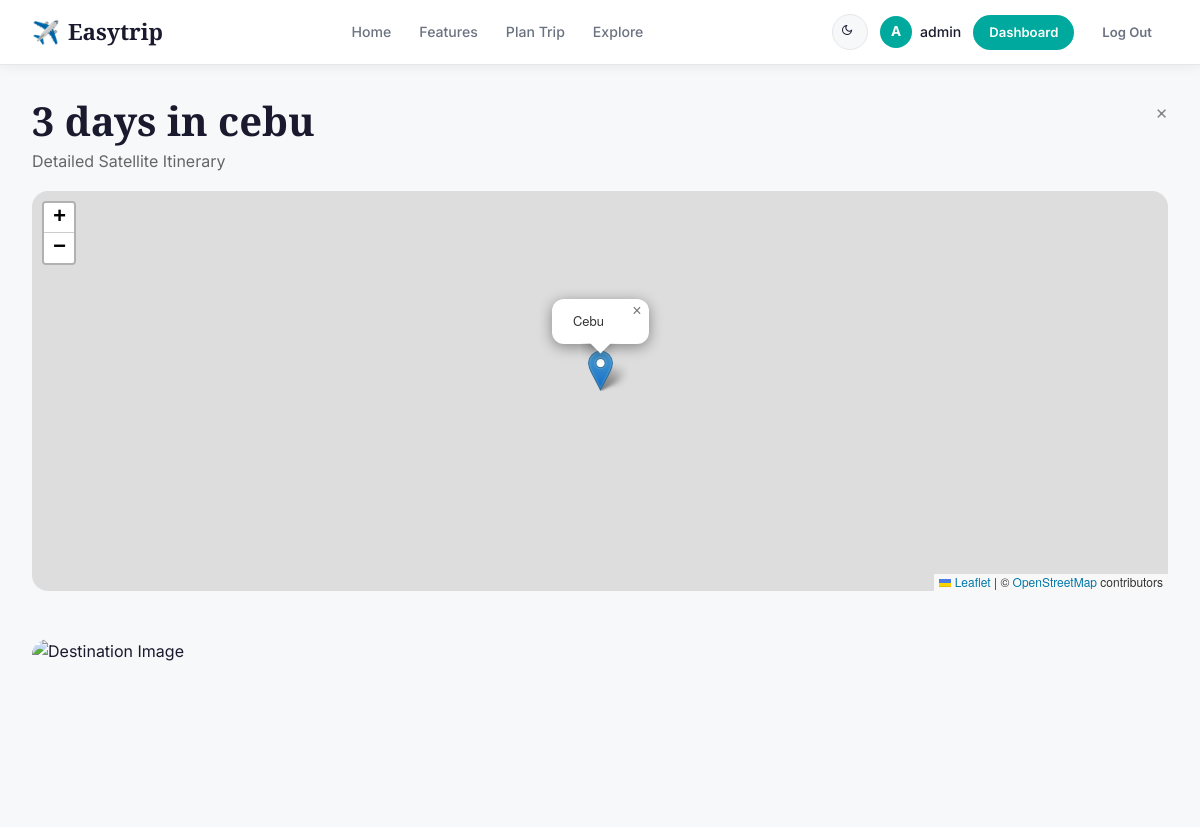
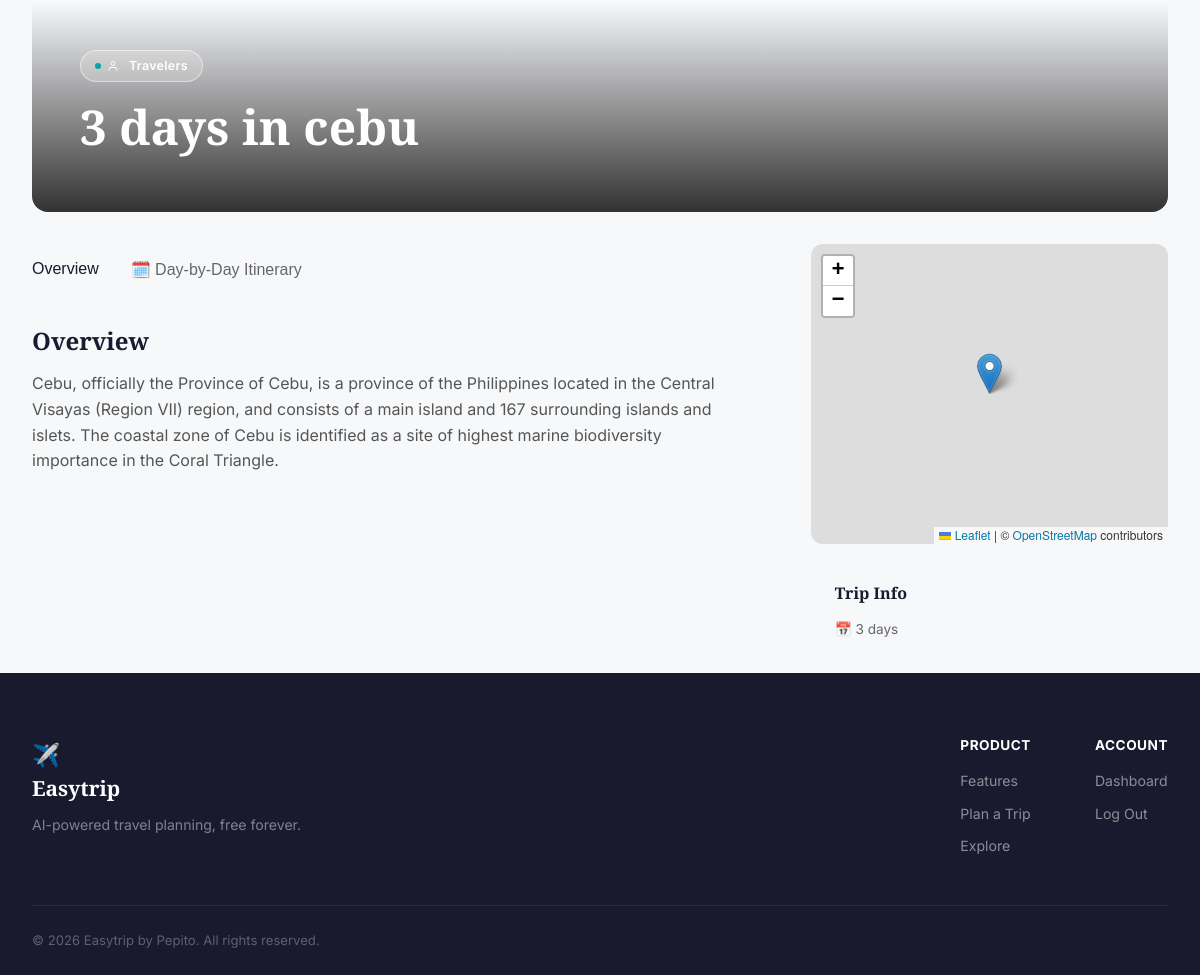
Page /trip/26/ (signed in) on the committed database (2 pictures, top to bottom).
### planner/models.py (models this page shows, shortened)
class Trip(models.Model):
    user = models.ForeignKey(User, on_delete=models.CASCADE, null=True, blank=True)
    destination = models.CharField(max_length=200)
    trip_length = models.IntegerField(default=3)
    group_size = models.CharField(max_length=50, blank=True)
    start_date = models.DateField(null=True, blank=True)
    end_date = models.DateField(null=True, blank=True)
    interests = models.JSONField(default=list, blank=True)
    budget_total = models.DecimalField(max_digits=12, decimal_places=2, null=True, blank=True)
    budget_currency = models.CharField(max_length=10, default='USD', blank=True)
    budget_breakdown = models.JSONField(default=dict, blank=True)  # e.g. {"accommodation": 100, "food": 150, ...}
    title = models.CharField(max_length=200, blank=True)
    overview = models.TextField(blank=True)
    image_url = models.URLField(max_length=500, blank=True)
    latitude = models.FloatField(null=True, blank=True)
    longitude = models.FloatField(null=True, blank=True)
    created_at = models.DateTimeField(default=timezone.now)

### planner/views.py (the view, shortened to what this page needs)
# urls.py: path('trip/<int:trip_id>/', views.trip_detail, name='trip_detail'),
def trip_detail(request, trip_id):
    trip = get_object_or_404(Trip, id=trip_id)
    days = trip.days.all()
    recommended_spots = []
    breakdown_total = 0
    budget_exceeded = False
    if trip.budget_total and trip.budget_breakdown:
        breakdown_total = sum(
            float(v) for k, v in trip.budget_breakdown.items()
            if isinstance(v, (int, float))
        )
        budget_exceeded = breakdown_total > float(trip.budget_total)
    parsed_days = []
    for day in days:
        try:
            parsed_days.append(json.loads(day.description))
        except (json.JSONDecodeError, TypeError):
            parsed_days.append(None)
    context = {
        'trip': trip,
        'days': days,
        'parsed_days': parsed_days,
        'has_generated': any(d is not None for d in parsed_days),
        'recommended_spots': recommended_spots,
        'budget_exceeded': budget_exceeded,
        'breakdown_total': breakdown_total,
        'mapbox_token': settings.MAPBOX_TOKEN,
    }
    return render(request, 'detail.html', context)

### templates/detail.html (shortened to what this page needs)
{% extends 'base.html' %}
{% load static %}
{% block extra_head %}
<link rel="stylesheet" href="https://unpkg.com/leaflet@1.9.4/dist/leaflet.css"
 />
{% endblock %}
{% block content %}
<div class="detail-container" style="margin-top: 2rem;">
    <div style="margin-bottom: 1rem; position: relative;">
        <a href="{% url 'home' %}" style="position:absolute;right:0;top:0;color:#888;text-decoration:none;font-size:1.2rem;">×</a>
        <h1 style="font-size: 2.5rem; margin-bottom: 0.25rem;">{{ trip.title|default:"Trip" }}</h1>
        <p style="color: #666;">Detailed Satellite Itinerary</p>
    </div>
    <div id="map" style="margin-bottom: 3rem;"></div>
    <div class="detail-hero">
        <img src="{{ trip.image_url|default:'https://images.unsplash.com/photo-1476514525535-07fb3b4ae5f1?auto=format&fit=crop&q=80&w=1200' }}"
            alt="Destination Image">
        <div class="detail-hero-content">
            <span class="pill-tag" style="background-color:rgba(255,255,255,0.2);color:white;border:1px solid rgba(255,255,255,0.5);">
                <svg width="12" height="12" viewBox="0 0 24 24" fill="none" stroke="currentColor" stroke-width="2" style="vertical-align:middle;margin-right:4px;">
                    <path d="M20 21v-2a4 4 0 0 0-4-4H8a4 4 0 0 0-4 4v2"></path>
                    <circle cx="12" cy="7" r="4"></circle>
                </svg>
                {{ trip.group_size|default:"Travelers" }}
            </span>
            <h1>{{ trip.title|default:"Trip" }}</h1>
        </div>
    </div>
    <div class="detail-grid">
        <div class="main-content">
            <div class="nav-tabs">
                <button class="active" onclick="switchTab('overview', this)">Overview</button>
                <button onclick="switchTab('itinerary', this)">🗓️ Day-by-Day Itinerary</button>
            </div>
            <div id="overview" class="tab-content active overview-section">
                <h3>Overview</h3>
                <p>{{ trip.overview }}</p>
            </div>
        </div>
        <div class="sidebar">
            <div id="map-small" style="height:300px;border-radius:12px;margin-bottom:1rem;"></div>
            <div style="background:var(--white);padding:1.5rem;border-radius:12px;border:1px solid var(--border-color);">
                <h4 style="margin-bottom:1rem;">Trip Info</h4>
                <p style="font-size:0.85rem;color:#666;margin-bottom:0.5rem;">
                    📅 {{ trip.trip_length }} day{{ trip.trip_length|pluralize }}
                </p>
            </div>
        </div>
    </div>
</div>
{% endblock %}

### templates/base.html (shortened to what this page needs)
<!DOCTYPE html>
{% load static %}
<html lang="en" data-theme="light">
<head>
    <link rel="stylesheet" href="{% static 'css/style.css' %}">
    {% block extra_head %}{% endblock %}
</head>
<body>
    <nav class="navbar">
        <div class="nav-container">
            <a href="{% url 'home' %}" class="logo">
                <div class="logo-icon">✈️</div>
                <span class="logo-text">Easytrip</span>
            </a>
            <ul class="nav-links">
                <li><a href="{% url 'home' %}">Home</a></li>
                <li><a href="{% url 'home' %}#features">Features</a></li>
                <li><a href="{% url 'home' %}#create-trip">Plan Trip</a></li>
                <li><a href="{% url 'home' %}#explore">Explore</a></li>
            </ul>
            <div class="nav-actions">
                <button class="dark-mode-toggle" id="darkModeToggle" aria-label="Toggle dark mode" title="Toggle dark mode">
                    <svg id="toggleIcon" width="17" height="17" viewBox="0 0 24 24" fill="none" stroke="currentColor" stroke-width="2"><path d="M21 12.79A9 9 0 1 1 11.21 3 7 7 0 0 0 21 12.79z"></path></svg>
                </button>
                {% if user.is_authenticated %}
                <div class="nav-user">
                    <div class="nav-avatar">{{ user.username|slice:":1"|upper }}</div>
                    <span class="nav-username">{{ user.username }}</span>
                </div>
                <a href="{% url 'dashboard' %}" class="btn btn-primary dark-green-btn btn-sm">Dashboard</a>
                <a href="{% url 'logout' %}" class="btn btn-ghost btn-sm">Log Out</a>
                {% else %}
                <a href="{% url 'login' %}" class="btn btn-ghost btn-sm">Log In</a>
                <a href="{% url 'signup' %}" class="btn btn-primary dark-green-btn btn-sm">Sign Up Free</a>
                {% endif %}
            </div>
        </div>
    </nav>
    <main>
        {% block content %}{% endblock %}
    </main>
    <footer class="site-footer">
        <div class="footer-inner">
            <div class="footer-brand">
                <div class="logo-icon">✈️</div>
                <span class="logo-text">Easytrip</span>
                <p>AI-powered travel planning, free forever.</p>
            </div>
            <div class="footer-links">
                <div class="footer-col">
                    <h5>Product</h5>
                    <a href="{% url 'home' %}#features">Features</a>
                    <a href="{% url 'home' %}#create-trip">Plan a Trip</a>
                    <a href="{% url 'home' %}#explore">Explore</a>
                </div>
                <div class="footer-col">
                    <h5>Account</h5>
                    {% if user.is_authenticated %}
                    <a href="{% url 'dashboard' %}">Dashboard</a>
                    <a href="{% url 'logout' %}">Log Out</a>
                    {% else %}
                    <a href="{% url 'login' %}">Log In</a>
                    <a href="{% url 'signup' %}">Sign Up</a>
                    {% endif %}
                </div>
            </div>
        </div>
        <div class="footer-bottom">
            <p>&copy; {% now "Y" %} Easytrip by Pepito. All rights reserved.</p>
        </div>
    </footer>
</body>
</html>

### static/css/style.css (style rules this page uses)
:root { --bg: #F7F8FA; --bg-alt: #FFFFFF; --card-bg: #FFFFFF; --text: #1A1A2E; --text-muted: #6B7280; --primary: #00A99D; --primary-hover: #008f84; --primary-light: #E6F7F6; --accent: #FF6B35; --border: #E5E7EB; --shadow: 0 2px 12px rgba(0,0,0,0.06); --shadow-lg: 0 8px 32px rgba(0,0,0,0.10); --navbar-bg: #FFFFFF; --navbar-border: #E5E7EB; --footer-bg: #1A1A2E; --footer-text: #9CA3AF; --input-bg: #FFFFFF; --font-serif: 'Playfair Display', serif; --font-sans: 'Inter', sans-serif; --radius: 12px; --radius-lg: 20px; }
*, *::before, *::after { margin: 0; padding: 0; box-sizing: border-box; }
html { scroll-behavior: smooth; }
body { background-color: var(--bg); color: var(--text); font-family: var(--font-sans); line-height: 1.6; overflow-x: hidden; transition: background-color 0.3s ease, color 0.3s ease; }
h1, h2, h3, h4, h5, h6 { font-family: var(--font-serif); font-weight: 700; color: var(--text); line-height: 1.2; }
a { color: inherit; text-decoration: none; transition: color 0.2s; }
ul { list-style: none; }
img { display: block; max-width: 100%; }
.pill-tag { display: inline-flex; align-items: center; gap: 6px; padding: 5px 14px; border-radius: 20px; background: var(--primary-light); color: var(--primary); font-size: 0.78rem; font-weight: 600; letter-spacing: 0.3px; margin-bottom: 1rem; }
.pill-tag::before { content: ''; width: 6px; height: 6px; border-radius: 50%; background: var(--primary); }
.btn { display: inline-flex; align-items: center; justify-content: center; gap: 6px; padding: 10px 22px; border-radius: 30px; font-weight: 600; font-family: var(--font-sans); font-size: 0.9rem; cursor: pointer; transition: all 0.2s ease; border: none; text-decoration: none; white-space: nowrap; }
.btn-sm { padding: 7px 16px; font-size: 0.82rem; }
.btn-primary.dark-green-btn { background: var(--primary); color: #fff; }
.btn-ghost { background: transparent; color: var(--text-muted); border: none; }
.navbar { position: sticky; top: 0; z-index: 1000; background: var(--navbar-bg); border-bottom: 1px solid var(--navbar-border); box-shadow: var(--shadow); transition: background 0.3s, border-color 0.3s; }
.nav-container { max-width: 1280px; margin: 0 auto; padding: 0 2rem; height: 64px; display: flex; align-items: center; justify-content: space-between; gap: 2rem; }
.logo { display: flex; align-items: center; gap: 8px; }
.logo-icon { font-size: 1.4rem; }
.logo-text { font-family: var(--font-serif); font-size: 1.4rem; font-weight: 700; color: var(--text); }
.nav-links { display: flex; gap: 0.25rem; }
.nav-links a { font-size: 0.88rem; font-weight: 500; color: var(--text-muted); padding: 6px 12px; border-radius: 8px; transition: all 0.2s; }
.nav-actions { display: flex; align-items: center; gap: 0.75rem; }
.dark-mode-toggle { background: var(--bg); border: 1.5px solid var(--border); border-radius: 50%; width: 36px; height: 36px; display: flex; align-items: center; justify-content: center; cursor: pointer; font-size: 1rem; transition: all 0.2s; color: var(--text); }
.dark-mode-toggle svg { stroke: var(--text); }
.nav-user { display: flex; align-items: center; gap: 8px; }
.nav-avatar { width: 32px; height: 32px; background: var(--primary); color: white; border-radius: 50%; display: flex; align-items: center; justify-content: center; font-size: 0.85rem; font-weight: 700; }
.nav-username { font-size: 0.88rem; font-weight: 500; color: var(--text); }
.site-footer { background: var(--footer-bg); color: var(--footer-text); padding: 4rem 2rem 0; }
.footer-inner { max-width: 1200px; margin: 0 auto; display: flex; justify-content: space-between; align-items: flex-start; gap: 3rem; padding-bottom: 3rem; border-bottom: 1px solid rgba(255,255,255,0.08); }
.footer-brand .logo-text { color: white; font-size: 1.3rem; }
.footer-brand p { font-size: 0.88rem; color: rgba(255,255,255,0.45); margin-top: 0.5rem; }
.footer-links { display: flex; gap: 4rem; }
.footer-col { display: flex; flex-direction: column; gap: 0.6rem; }
.footer-col h5 { color: white; font-size: 0.85rem; font-weight: 700; letter-spacing: 0.5px; text-transform: uppercase; margin-bottom: 0.5rem; font-family: var(--font-sans); }
.footer-col a { font-size: 0.88rem; color: rgba(255,255,255,0.5); transition: color 0.2s; }
.footer-bottom { max-width: 1200px; margin: 0 auto; padding: 1.5rem 0; font-size: 0.82rem; color: rgba(255,255,255,0.3); }

### rows in the picture
Trip: title "3 days in cebu", group_size "Travelers", overview "Cebu, officially the Province of Cebu, is a province of the Philippines located in the Central Visayas (Region VII) region, and consists of a main island and 167 surrounding islands and islets. The coastal zone of Cebu is identified as a site of highest marine biodiversity importance in the Coral Triangle.", trip_length "3"

### other values in the picture
{{ user.username|slice:":1"|upper }} "A"
{{ user.username }} "admin"
